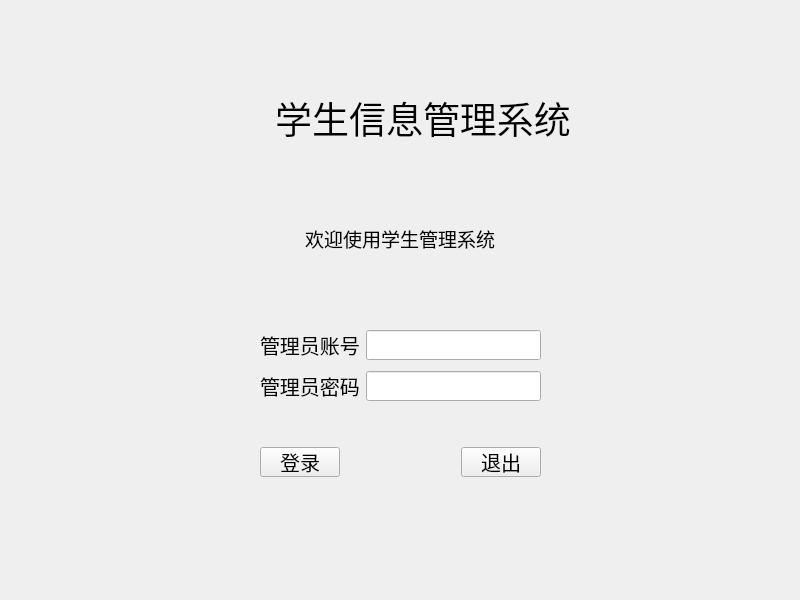
<?xml version="1.0" encoding="UTF-8"?>
<ui version="4.0">
 <class>login</class>
 <widget class="QWidget" name="login">
  <property name="geometry">
   <rect>
    <x>0</x>
    <y>0</y>
    <width>800</width>
    <height>600</height>
   </rect>
  </property>
  <property name="sizePolicy">
   <sizepolicy hsizetype="Preferred" vsizetype="Preferred">
    <horstretch>0</horstretch>
    <verstretch>0</verstretch>
   </sizepolicy>
  </property>
  <property name="minimumSize">
   <size>
    <width>800</width>
    <height>600</height>
   </size>
  </property>
  <property name="maximumSize">
   <size>
    <width>800</width>
    <height>600</height>
   </size>
  </property>
  <property name="windowTitle">
   <string>Form</string>
  </property>
  <layout class="QVBoxLayout" name="verticalLayout">
   <item>
    <spacer name="verticalSpacer">
     <property name="orientation">
      <enum>Qt::Vertical</enum>
     </property>
     <property name="sizeType">
      <enum>QSizePolicy::Fixed</enum>
     </property>
     <property name="sizeHint" stdset="0">
      <size>
       <width>40</width>
       <height>80</height>
      </size>
     </property>
    </spacer>
   </item>
   <item>
    <layout class="QHBoxLayout" name="horizontalLayout">
     <item>
      <spacer name="horizontalSpacer">
       <property name="orientation">
        <enum>Qt::Horizontal</enum>
       </property>
       <property name="sizeHint" stdset="0">
        <size>
         <width>40</width>
         <height>20</height>
        </size>
       </property>
      </spacer>
     </item>
     <item>
      <widget class="QLabel" name="label_img">
       <property name="minimumSize">
        <size>
         <width>40</width>
         <height>40</height>
        </size>
       </property>
       <property name="maximumSize">
        <size>
         <width>40</width>
         <height>40</height>
        </size>
       </property>
       <property name="styleSheet">
        <string notr="true">image: url(:/img/icons/logo.png);</string>
       </property>
       <property name="text">
        <string/>
       </property>
      </widget>
     </item>
     <item>
      <widget class="QLabel" name="label_biaoti">
       <property name="font">
        <font>
         <family>楷体</family>
         <pointsize>28</pointsize>
        </font>
       </property>
       <property name="text">
        <string>学生信息管理系统</string>
       </property>
       <property name="alignment">
        <set>Qt::AlignCenter</set>
       </property>
      </widget>
     </item>
     <item>
      <spacer name="horizontalSpacer_2">
       <property name="orientation">
        <enum>Qt::Horizontal</enum>
       </property>
       <property name="sizeHint" stdset="0">
        <size>
         <width>40</width>
         <height>20</height>
        </size>
       </property>
      </spacer>
     </item>
    </layout>
   </item>
   <item>
    <spacer name="verticalSpacer_4">
     <property name="orientation">
      <enum>Qt::Vertical</enum>
     </property>
     <property name="sizeHint" stdset="0">
      <size>
       <width>20</width>
       <height>40</height>
      </size>
     </property>
    </spacer>
   </item>
   <item>
    <widget class="QLabel" name="label_hello">
     <property name="minimumSize">
      <size>
       <width>0</width>
       <height>30</height>
      </size>
     </property>
     <property name="maximumSize">
      <size>
       <width>16777215</width>
       <height>30</height>
      </size>
     </property>
     <property name="font">
      <font>
       <family>楷体</family>
       <pointsize>14</pointsize>
      </font>
     </property>
     <property name="text">
      <string>欢迎使用学生管理系统</string>
     </property>
     <property name="alignment">
      <set>Qt::AlignCenter</set>
     </property>
    </widget>
   </item>
   <item>
    <spacer name="verticalSpacer_7">
     <property name="orientation">
      <enum>Qt::Vertical</enum>
     </property>
     <property name="sizeHint" stdset="0">
      <size>
       <width>20</width>
       <height>40</height>
      </size>
     </property>
    </spacer>
   </item>
   <item>
    <layout class="QHBoxLayout" name="horizontalLayout_5">
     <item>
      <spacer name="horizontalSpacer_4">
       <property name="orientation">
        <enum>Qt::Horizontal</enum>
       </property>
       <property name="sizeHint" stdset="0">
        <size>
         <width>40</width>
         <height>20</height>
        </size>
       </property>
      </spacer>
     </item>
     <item>
      <layout class="QHBoxLayout" name="horizontalLayout_3">
       <item>
        <spacer name="horizontalSpacer_12">
         <property name="orientation">
          <enum>Qt::Horizontal</enum>
         </property>
         <property name="sizeHint" stdset="0">
          <size>
           <width>40</width>
           <height>20</height>
          </size>
         </property>
        </spacer>
       </item>
       <item>
        <widget class="QLabel" name="label_id">
         <property name="minimumSize">
          <size>
           <width>0</width>
           <height>30</height>
          </size>
         </property>
         <property name="maximumSize">
          <size>
           <width>16777215</width>
           <height>30</height>
          </size>
         </property>
         <property name="font">
          <font>
           <family>楷体</family>
           <pointsize>15</pointsize>
          </font>
         </property>
         <property name="text">
          <string>管理员账号</string>
         </property>
        </widget>
       </item>
       <item>
        <spacer name="horizontalSpacer_10">
         <property name="orientation">
          <enum>Qt::Horizontal</enum>
         </property>
         <property name="sizeType">
          <enum>QSizePolicy::Fixed</enum>
         </property>
         <property name="sizeHint" stdset="0">
          <size>
           <width>0</width>
           <height>20</height>
          </size>
         </property>
        </spacer>
       </item>
       <item>
        <widget class="QLineEdit" name="lineEdit_id">
         <property name="minimumSize">
          <size>
           <width>175</width>
           <height>30</height>
          </size>
         </property>
         <property name="maximumSize">
          <size>
           <width>175</width>
           <height>30</height>
          </size>
         </property>
         <property name="font">
          <font>
           <family>楷体</family>
           <pointsize>14</pointsize>
          </font>
         </property>
         <property name="inputMethodHints">
          <set>Qt::ImhNone</set>
         </property>
         <property name="text">
          <string/>
         </property>
         <property name="maxLength">
          <number>16</number>
         </property>
         <property name="placeholderText">
          <string/>
         </property>
        </widget>
       </item>
       <item>
        <spacer name="horizontalSpacer_13">
         <property name="orientation">
          <enum>Qt::Horizontal</enum>
         </property>
         <property name="sizeHint" stdset="0">
          <size>
           <width>40</width>
           <height>20</height>
          </size>
         </property>
        </spacer>
       </item>
      </layout>
     </item>
     <item>
      <spacer name="horizontalSpacer_5">
       <property name="orientation">
        <enum>Qt::Horizontal</enum>
       </property>
       <property name="sizeHint" stdset="0">
        <size>
         <width>40</width>
         <height>20</height>
        </size>
       </property>
      </spacer>
     </item>
    </layout>
   </item>
   <item>
    <spacer name="verticalSpacer_2">
     <property name="orientation">
      <enum>Qt::Vertical</enum>
     </property>
     <property name="sizeType">
      <enum>QSizePolicy::Fixed</enum>
     </property>
     <property name="sizeHint" stdset="0">
      <size>
       <width>5</width>
       <height>5</height>
      </size>
     </property>
    </spacer>
   </item>
   <item>
    <layout class="QHBoxLayout" name="horizontalLayout_6">
     <item>
      <spacer name="horizontalSpacer_6">
       <property name="orientation">
        <enum>Qt::Horizontal</enum>
       </property>
       <property name="sizeHint" stdset="0">
        <size>
         <width>40</width>
         <height>20</height>
        </size>
       </property>
      </spacer>
     </item>
     <item>
      <layout class="QHBoxLayout" name="horizontalLayout_4">
       <item>
        <spacer name="horizontalSpacer_14">
         <property name="orientation">
          <enum>Qt::Horizontal</enum>
         </property>
         <property name="sizeHint" stdset="0">
          <size>
           <width>40</width>
           <height>20</height>
          </size>
         </property>
        </spacer>
       </item>
       <item>
        <widget class="QLabel" name="label_password">
         <property name="minimumSize">
          <size>
           <width>0</width>
           <height>30</height>
          </size>
         </property>
         <property name="maximumSize">
          <size>
           <width>16777215</width>
           <height>30</height>
          </size>
         </property>
         <property name="font">
          <font>
           <family>楷体</family>
           <pointsize>15</pointsize>
          </font>
         </property>
         <property name="text">
          <string>管理员密码</string>
         </property>
        </widget>
       </item>
       <item>
        <spacer name="horizontalSpacer_11">
         <property name="orientation">
          <enum>Qt::Horizontal</enum>
         </property>
         <property name="sizeType">
          <enum>QSizePolicy::Fixed</enum>
         </property>
         <property name="sizeHint" stdset="0">
          <size>
           <width>0</width>
           <height>20</height>
          </size>
         </property>
        </spacer>
       </item>
       <item>
        <widget class="QLineEdit" name="lineEdit_password">
         <property name="minimumSize">
          <size>
           <width>175</width>
           <height>30</height>
          </size>
         </property>
         <property name="maximumSize">
          <size>
           <width>170</width>
           <height>30</height>
          </size>
         </property>
         <property name="font">
          <font>
           <family>楷体</family>
           <pointsize>7</pointsize>
          </font>
         </property>
         <property name="text">
          <string/>
         </property>
         <property name="maxLength">
          <number>16</number>
         </property>
         <property name="echoMode">
          <enum>QLineEdit::Password</enum>
         </property>
         <property name="placeholderText">
          <string/>
         </property>
        </widget>
       </item>
       <item>
        <spacer name="horizontalSpacer_15">
         <property name="orientation">
          <enum>Qt::Horizontal</enum>
         </property>
         <property name="sizeHint" stdset="0">
          <size>
           <width>40</width>
           <height>20</height>
          </size>
         </property>
        </spacer>
       </item>
      </layout>
     </item>
     <item>
      <spacer name="horizontalSpacer_7">
       <property name="orientation">
        <enum>Qt::Horizontal</enum>
       </property>
       <property name="sizeHint" stdset="0">
        <size>
         <width>40</width>
         <height>20</height>
        </size>
       </property>
      </spacer>
     </item>
    </layout>
   </item>
   <item>
    <spacer name="verticalSpacer_5">
     <property name="orientation">
      <enum>Qt::Vertical</enum>
     </property>
     <property name="sizeType">
      <enum>QSizePolicy::Fixed</enum>
     </property>
     <property name="sizeHint" stdset="0">
      <size>
       <width>20</width>
       <height>40</height>
      </size>
     </property>
    </spacer>
   </item>
   <item>
    <layout class="QHBoxLayout" name="horizontalLayout_7">
     <item>
      <spacer name="horizontalSpacer_8">
       <property name="orientation">
        <enum>Qt::Horizontal</enum>
       </property>
       <property name="sizeHint" stdset="0">
        <size>
         <width>40</width>
         <height>20</height>
        </size>
       </property>
      </spacer>
     </item>
     <item>
      <layout class="QHBoxLayout" name="horizontalLayout_2">
       <item>
        <widget class="QPushButton" name="pushButton_login">
         <property name="minimumSize">
          <size>
           <width>80</width>
           <height>30</height>
          </size>
         </property>
         <property name="maximumSize">
          <size>
           <width>80</width>
           <height>30</height>
          </size>
         </property>
         <property name="font">
          <font>
           <family>楷体</family>
           <pointsize>15</pointsize>
          </font>
         </property>
         <property name="text">
          <string>登录</string>
         </property>
        </widget>
       </item>
       <item>
        <spacer name="horizontalSpacer_3">
         <property name="orientation">
          <enum>Qt::Horizontal</enum>
         </property>
         <property name="sizeType">
          <enum>QSizePolicy::Fixed</enum>
         </property>
         <property name="sizeHint" stdset="0">
          <size>
           <width>115</width>
           <height>20</height>
          </size>
         </property>
        </spacer>
       </item>
       <item>
        <widget class="QPushButton" name="pushButton_tuichu">
         <property name="minimumSize">
          <size>
           <width>80</width>
           <height>30</height>
          </size>
         </property>
         <property name="maximumSize">
          <size>
           <width>80</width>
           <height>30</height>
          </size>
         </property>
         <property name="font">
          <font>
           <family>楷体</family>
           <pointsize>15</pointsize>
          </font>
         </property>
         <property name="text">
          <string>退出</string>
         </property>
        </widget>
       </item>
      </layout>
     </item>
     <item>
      <spacer name="horizontalSpacer_9">
       <property name="orientation">
        <enum>Qt::Horizontal</enum>
       </property>
       <property name="sizeHint" stdset="0">
        <size>
         <width>40</width>
         <height>20</height>
        </size>
       </property>
      </spacer>
     </item>
    </layout>
   </item>
   <item>
    <spacer name="verticalSpacer_3">
     <property name="orientation">
      <enum>Qt::Vertical</enum>
     </property>
     <property name="sizeHint" stdset="0">
      <size>
       <width>20</width>
       <height>40</height>
      </size>
     </property>
    </spacer>
   </item>
   <item>
    <spacer name="verticalSpacer_6">
     <property name="orientation">
      <enum>Qt::Vertical</enum>
     </property>
     <property name="sizeType">
      <enum>QSizePolicy::Fixed</enum>
     </property>
     <property name="sizeHint" stdset="0">
      <size>
       <width>20</width>
       <height>40</height>
      </size>
     </property>
    </spacer>
   </item>
  </layout>
 </widget>
 <resources/>
 <connections/>
</ui>
